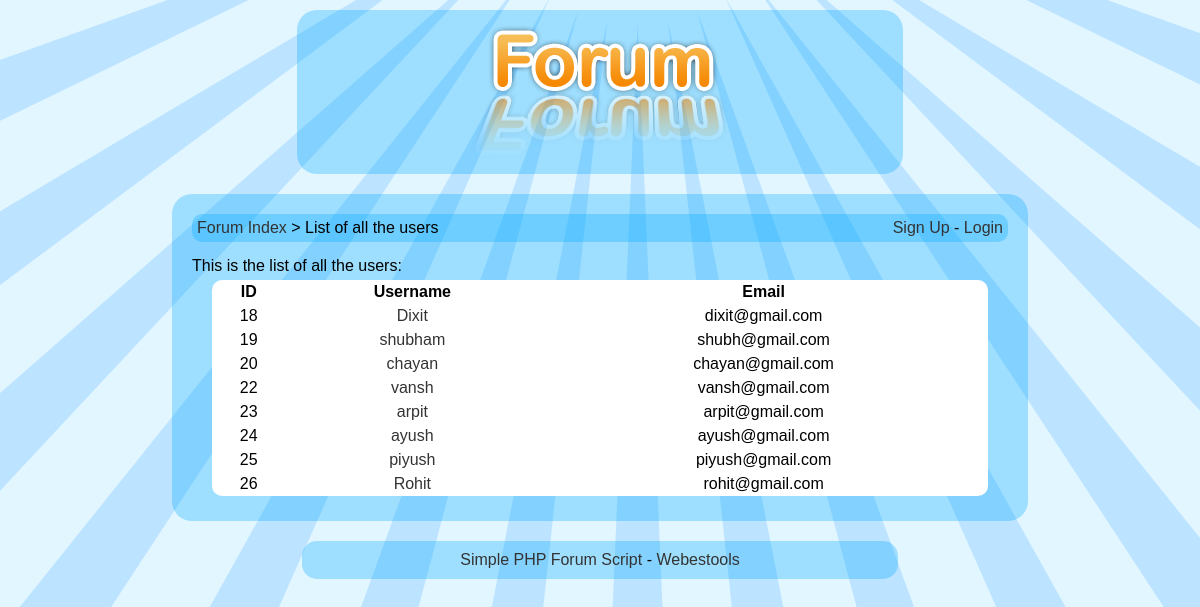
Screenshot of /Quiz/Forum/users.php with the database file from the repository.
### tables this page shows
CREATE TABLE `users` (
  `id` int(11) NOT NULL,
  `username` varchar(50) NOT NULL,
  `email` varchar(50) NOT NULL,
  `password` varchar(50) NOT NULL,
  `status` tinyint(1) NOT NULL,
  `signup_date` datetime NOT NULL
);

### Quiz/Forum/config.php (called while the page is built, shortened)
<?php
$url_home = 'index.php';
$design = 'default';
?>

### Quiz/Forum/users.php (the view, shortened to what this page needs)
<?php
include('config.php');
?>
<!DOCTYPE html PUBLIC "-//W3C//DTD XHTML 1.0 Transitional//EN" "http://www.w3.org/TR/xhtml1/DTD/xhtml1-transitional.dtd">
<html xmlns="http://www.w3.org/1999/xhtml">
    <head>
        <link href="<?php echo $design; ?>/style.css" rel="stylesheet" title="Style" />
    </head>
    <body>
    	<div class="header">
        	<a href="<?php echo $url_home; ?>"><img src="<?php echo $design; ?>/images/logo.png" alt="Espace Membre" /></a>
	    </div>
        <div class="content">
<?php
if(isset($_SESSION['username']))
{
$nb_new_pm = mysql_fetch_array(mysql_query('select count(*) as nb_new_pm from pm where ((user1="'.$_SESSION['userid'].'" and user1read="no") or (user2="'.$_SESSION['userid'].'" and user2read="no")) and id2="1"'));
$nb_new_pm = $nb_new_pm['nb_new_pm'];
?>
<div class="box">
	<div class="box_left">
    	<a href="<?php echo $url_home; ?>">Forum Index</a> &gt; List of all the users
    </div>
	<div class="box_right">
    	<a href="list_pm.php">Your messages(<?php echo $nb_new_pm; ?>)</a> - <a href="profile.php?id=<?php echo $_SESSION['userid']; ?>"><?php echo htmlentities($_SESSION['username'], ENT_QUOTES, 'UTF-8'); ?></a> (<a href="login.php">Logout</a>)
    </div>
    <div class="clean"></div>
</div>
<?php
}
else
{
?>
<div class="box">
	<div class="box_left">
    	<a href="<?php echo $url_home; ?>">Forum Index</a> &gt; List of all the users
    </div>
	<div class="box_right">
    	<a href="signup.php">Sign Up</a> - <a href="login.php">Login</a>
    </div>
</div>
<?php
}
?>
This is the list of all the users:
<table>
    <tr>
    	<th>ID</th>
    	<th>Username</th>
    	<th>Email</th>
    </tr>
<?php
$req = mysql_query('select id, username, email from users');
while($dnn = mysql_fetch_array($req))
{
?>
	<tr>
    	<td><?php echo $dnn['id']; ?></td>
    	<td><a href="profile.php?id=<?php echo $dnn['id']; ?>"><?php echo htmlentities($dnn['username'], ENT_QUOTES, 'UTF-8'); ?></a></td>
    	<td><?php echo htmlentities($dnn['email'], ENT_QUOTES, 'UTF-8'); ?></td>
    </tr>
<?php
}
?>
</table>
		</div>
		<div class="foot"><a href="http://www.webestools.com/scripts_tutorials-code-source-26-simple-php-forum-script-php-forum-easy-simple-script-code-download-free-php-forum-mysql.html">Simple PHP Forum Script</a> - <a href="http://www.webestools.com/">Webestools</a></div>
	</body>
</html>

### Quiz/Forum/default/style.css (style rules this page uses)
* { margin:0px; padding:0px; }
body { background:#e2f6ff url('images/background.gif') center top no-repeat; padding-left:10%; padding-right:10%; font-family:Arial, Geneva, sans-serif; }
a { text-decoration:none; color:#333333; }
img, table, tr, td { border:0px; }
table { border-spacing:0px; background:#ffffff; -moz-border-radius:10px; -webkit-border-radius:10px; border-radius:10px; padding:0px; width:95%; margin:5px auto 5px auto; }
tr { -moz-border-radius:5px; -webkit-border-radius:5px; border-radius:5px; margin:0px; }
td, th { margin:0px; border:0px; padding:3px; text-align:center; }
.header { margin:auto; margin-top:10px; padding:15px; background:url('images/bluec_30p.png'); width:60%; -moz-border-radius:20px; -webkit-border-radius:20px; border-radius:20px; text-align:center; }
.foot { text-align:center; background:url('images/bluec_30p.png'); width:60%; -moz-border-radius:15px; -webkit-border-radius:15px; border-radius:15px; padding:10px; margin:20px auto; }
.content { background:url('images/bluec_30p.png'); width:85%; -moz-border-radius:20px; -webkit-border-radius:20px; border-radius:20px; margin:auto; padding:20px; margin-top:20px; }
.box_left { float:left; }
.box_right { float:right; }
.box { background:url('images/bluec_30p.png'); -moz-border-radius:10px; -webkit-border-radius:10px; border-radius:10px; margin:auto; padding:5px; margin-bottom:15px; }

### rows the page displays
users: id "18", username "Dixit", email "dixit@gmail.com"
users: id "19", username "shubham", email "shubh@gmail.com"
users: id "20", username "chayan", email "chayan@gmail.com"
users: id "22", username "vansh", email "vansh@gmail.com"
users: id "23", username "arpit", email "arpit@gmail.com"
users: id "24", username "ayush", email "ayush@gmail.com"
users: id "25", username "piyush", email "piyush@gmail.com"
users: id "26", username "Rohit", email "rohit@gmail.com"
